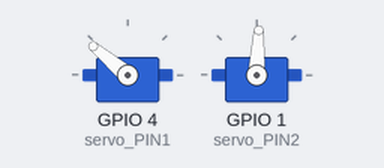
A sketch run on a simulated ESP32. Shown: 2 × servo. What the sketch prints to the serial monitor is not drawn.

Above: at 0.05 s.
At 1.5 s:
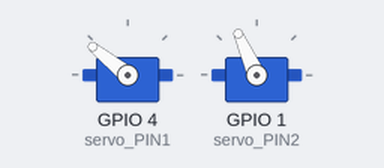
At 3.0 s:
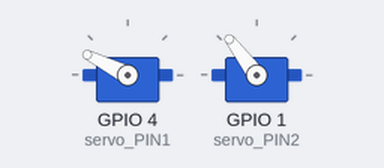
At 5.95 s:
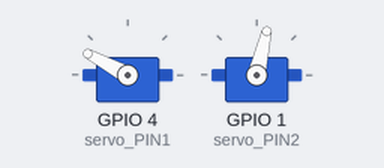
Timing chart, 0 to 9.3 s (numbered marks = the images above):
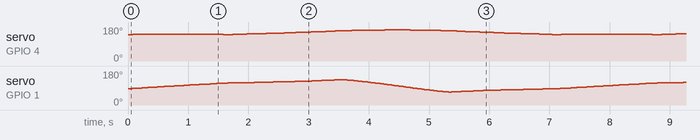

The sketch:

laser_servo.ino
```cpp
#define servo_PIN1 4
#define servo_PIN2 1
#define x_length 60//正方形的边长
#define y_length 60

// 修正安装角度的系统误差
#define ANGLE_FIX1 102-90       // if you want 90, you should write 102
#define ANGLE_FIX2 102-90

#define H 170
#define L 4
//#define Pot_Pin A0
#include <Arduino.h>
#include <ESP32Servo.h>
// #include <Servo.h>
#include <math.h>
Servo servo1;//垂直方向
Servo servo2;//水平方向
void setup() {
  // put your setup code here, to run once:
  //pinMode(servo_PIN,OUTPUT);
  Serial.begin(9600);
  //pinMode(Pot_Pin,INPUT);
  servo1.attach(servo_PIN1);
  servo2.attach(servo_PIN2);

  // debug code for calibrate the angle
  while( 0 ) {
    String s = Serial.readStringUntil('\r');
    int a1,a2;
    if( 2 == sscanf(s.c_str(), "%d,%d", &a1, &a2)) {
      servo1.write(a1);
      servo2.write(a2);
    }
  }
  // delay(1000000);

}

void loop() {
  double angle1,angle2;//1为垂直方向
  int stage = 1;
  double x = -x_length,y = y_length+150;

  double des_x,des_y;

  des_x = x_length;
  des_y = y_length +150;
  move(x,y,angle1,angle2,des_x,des_y);
  des_x = x_length;
  des_y = -y_length +150;
  move(x,y,angle1,angle2,des_x,des_y);
  des_x = -x_length;
  des_y = -y_length +150;
  move(x,y,angle1,angle2,des_x,des_y);
  des_x = -x_length;
  des_y = y_length +150;
  move(x,y,angle1,angle2,des_x,des_y);
}
  // angle1 =180-(atan(sqrt(x*x+y*y)/h)*180)/M_PI;
  // Serial.println(angle1);
  // angle2 = ((atan(x/y)*180)/M_PI)+90;
  // //Serial.println(angle2);
  // servo1.write(angle1);
  // servo2.write(angle2);
  // x = x + 1;
  // delay(500);


  // put your main code here, to run repeatedly:
  //int pot = analogRead(Pot_Pin);
  //int anglenum = map(pot,0,1023,0,180);
  //Serial.println(anglenum);

  //for(int i=0;i<=50;i++){
    //PWMServo(anglenum);

  //}

int move(double &x,double &y,double &angle1,double &angle2,double des_x,double des_y){
  while(1){
    if(des_x!=x){
      if(des_x>x){
        x+=1;
      }
      if(des_x<x){
        x-=1;
      }
    }
    if(des_y!=y){
      if(des_y>y){
        y+=1;
      }
      if(des_y<y){
        y-=1;
      }
    }
    if(x==des_x&&y==des_y){
      break;
    }
    angle1 =180- (atan(sqrt(x*x+y*y)/H)*180/M_PI) - (acos(L/sqrt(x*x+y*y+H*H))*180/M_PI) + 90;
    angle2 = ((atan(x/y)*180)/M_PI)+90;
    Serial.println(String(angle1) + "," + String(angle2));
    servo1.write( angle1 + ANGLE_FIX1);
    servo2.write( angle2 + ANGLE_FIX2);
    delay(10);
  }
  return 0;
}

// void PWMServo(int angleArg){
//   if(angleArg<0) angleArg = 0;
//   if(angleArg>180) angleArg = 180;
//   int PWMWidth = (angleArg * 11) + 500;
//   digitalWrite(servo_PIN,HIGH);
//   delayMicroseconds(PWMWidth);
//   digitalWrite(servo_PIN,LOW);
//   delayMicroseconds(20000-PWMWidth);
// }
```
